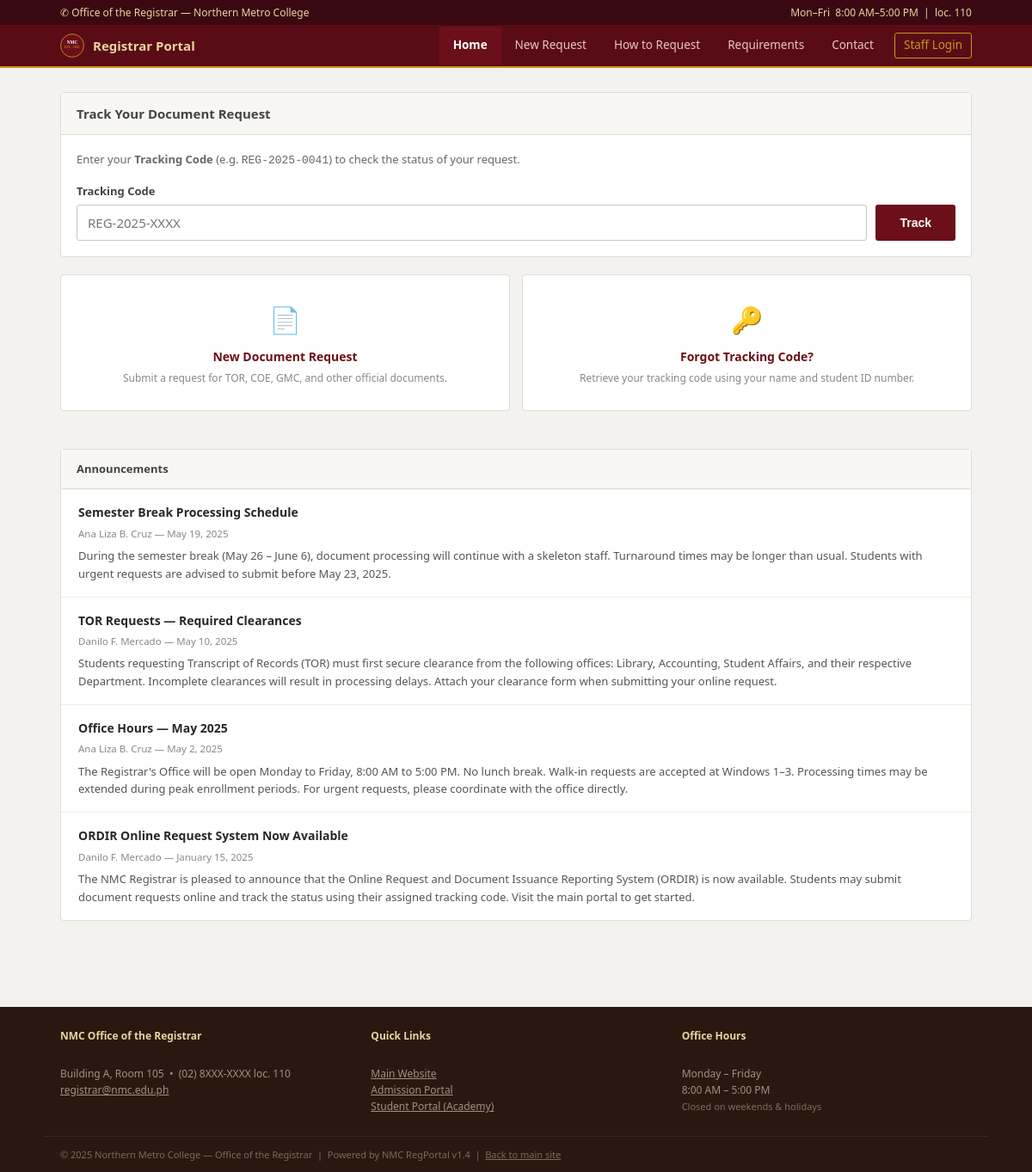
The page / on the database its author committed.
### tables this page shows
CREATE TABLE announcements (
    id           INT AUTO_INCREMENT PRIMARY KEY,
    title        VARCHAR(200) NOT NULL,
    body         TEXT NOT NULL,
    posted_by    INT,
    is_published TINYINT DEFAULT 1,
    created_at   DATETIME DEFAULT CURRENT_TIMESTAMP,
    FOREIGN KEY (posted_by) REFERENCES nmc_staff(id) ON DELETE SET NULL
);

CREATE TABLE nmc_staff (
    id            INT AUTO_INCREMENT PRIMARY KEY,
    username      VARCHAR(50)  NOT NULL UNIQUE,
    password_hash VARCHAR(255) NOT NULL,
    full_name     VARCHAR(100),
    role          ENUM('registrar','staff') DEFAULT 'staff',
    is_active     TINYINT DEFAULT 1,
    created_at    TIMESTAMP DEFAULT CURRENT_TIMESTAMP
);

### www/index.php (the view, shortened to what this page needs)
<?php
require_once 'includes/db.php';
$active_nav = 'home';
$q       = trim($_GET['q'] ?? '');
$announcements = $conn->query(
    "SELECT a.*, s.full_name AS posted_by_name
     FROM announcements a LEFT JOIN nmc_staff s ON s.id = a.posted_by
     WHERE a.is_published = 1 ORDER BY a.created_at DESC LIMIT 4"
)->fetch_all(MYSQLI_ASSOC);
require_once 'includes/public_header.php';
?>
<div class="page-wrap">
  <div class="panel" style="margin-bottom:20px;">
    <div class="panel-head" style="font-size:15px;">Track Your Document Request</div>
    <div class="panel-body">
      <p style="color:#666;font-size:13px;margin-bottom:14px;">
        Enter your <strong>Tracking Code</strong> (e.g. <code>REG-2025-0041</code>) to check the status of your request.
      </p>
      <form method="GET" action="/" style="display:flex;gap:10px;align-items:flex-end;flex-wrap:wrap;">
        <div class="form-group" style="flex:1;min-width:240px;margin-bottom:0;">
          <label for="q">Tracking Code</label>
          <input type="text" id="q" name="q" class="form-control"
                 value="<?= htmlspecialchars($q) ?>"
                 placeholder="REG-2025-XXXX" autocomplete="off"
                 style="font-size:15px;height:42px;">
        </div>
        <button type="submit" class="btn btn-primary" style="height:42px;padding:0 28px;font-size:14px;">Track</button>
      </form>
    </div>
  </div>
  <div style="display:grid;grid-template-columns:1fr 1fr;gap:14px;margin-bottom:24px;">
    <a href="/apply.php" class="panel" style="text-decoration:none;text-align:center;padding:28px 16px;display:block;">
      <div style="font-size:30px;margin-bottom:8px;">&#128196;</div>
      <div style="font-weight:700;color:#6B0F1A;font-size:14px;">New Document Request</div>
      <div style="font-size:12px;color:#888;margin-top:4px;">Submit a request for TOR, COE, GMC, and other official documents.</div>
    </a>
    <a href="/forgot-code.php" class="panel" style="text-decoration:none;text-align:center;padding:28px 16px;display:block;">
      <div style="font-size:30px;margin-bottom:8px;">&#128273;</div>
      <div style="font-weight:700;color:#6B0F1A;font-size:14px;">Forgot Tracking Code?</div>
      <div style="font-size:12px;color:#888;margin-top:4px;">Retrieve your tracking code using your name and student ID number.</div>
    </a>
  </div>
  <?php if($announcements):?>
  <div class="panel">
    <div class="panel-head">Announcements</div>
    <div class="panel-body" style="padding:0;">
      <?php foreach($announcements as $i=>$ann):?>
      <div style="padding:16px 20px;<?=$i<count($announcements)-1?'border-bottom:1px solid #f0ece8;':''?>">
        <div style="font-weight:600;font-size:14px;margin-bottom:4px;"><?= htmlspecialchars($ann['title']) ?></div>
        <div style="font-size:11.5px;color:#888;margin-bottom:6px;">
          <?= htmlspecialchars($ann['posted_by_name'] ?? 'Registrar Office') ?> &mdash; <?= date('F j, Y', strtotime($ann['created_at'])) ?>
        </div>
        <div style="font-size:13px;color:#555;line-height:1.6;"><?= nl2br(htmlspecialchars($ann['body'])) ?></div>
      </div>
      <?php endforeach;?>
    </div>
  </div>
  <?php endif;?>
</div>
<?php require_once 'includes/footer.php'; ?>

### www/includes/public_header.php (shortened to what this page needs)
<!DOCTYPE html>
<html lang="en">
<head>
<link rel="stylesheet" href="/css/style.css">
</head>
<body>
<div class="topbar">
  <div class="topbar-inner">
    <span>&#9990; Office of the Registrar &mdash; Northern Metro College</span>
    <span>Mon&ndash;Fri &nbsp;8:00 AM&ndash;5:00 PM &nbsp;|&nbsp; loc. 110</span>
  </div>
</div>
<nav class="navbar">
  <div class="nav-inner">
    <a href="/" class="nav-brand">
      <svg viewBox="0 0 48 48" width="28" height="28" xmlns="http://www.w3.org/2000/svg" aria-hidden="true">
        <text x="24" y="21" text-anchor="middle" font-family="Georgia,serif" font-size="9" font-weight="bold" fill="#FBF7F1">NMC</text>
      </svg>
      Registrar Portal
    </a>
    <div class="nav-links">
      <a href="/" class="<?= ($active_nav ?? '') === 'home' ? 'active' : '' ?>">Home</a>
      <a href="/apply.php" class="<?= ($active_nav ?? '') === 'apply' ? 'active' : '' ?>">New Request</a>
      <a href="/how-to.php" class="<?= ($active_nav ?? '') === 'howto' ? 'active' : '' ?>">How to Request</a>
      <a href="/requirements.php" class="<?= ($active_nav ?? '') === 'requirements' ? 'active' : '' ?>">Requirements</a>
      <a href="/contact.php" class="<?= ($active_nav ?? '') === 'contact' ? 'active' : '' ?>">Contact</a>
      <a href="/staff/login.php" style="border:1px solid #C9961A;border-radius:3px;padding:3px 10px;margin-left:8px;color:#C9961A;">Staff Login</a>
    </div>
  </div>
</nav>

### www/includes/footer.php
<footer id="site-footer">
  <div class="footer-inner">
    <div>
      <strong>NMC Office of the Registrar</strong><br>
      Building A, Room 105 &nbsp;&bull;&nbsp; (02) 8XXX-XXXX loc. 110<br>
      <a href="mailto:registrar@nmc.edu.ph">registrar@nmc.edu.ph</a>
    </div>
    <div>
      <strong>Quick Links</strong><br>
      <a href="http://www.nmc.local">Main Website</a><br>
      <a href="http://admission.nmc.local">Admission Portal</a><br>
      <a href="http://academy.nmc.local">Student Portal (Academy)</a>
    </div>
    <div>
      <strong>Office Hours</strong><br>
      Monday &ndash; Friday<br>
      8:00 AM &ndash; 5:00 PM<br>
      <span style="font-size:11px;opacity:.7;">Closed on weekends &amp; holidays</span>
    </div>
  </div>
  <div class="footer-copy">
    &copy; 2025 Northern Metro College &mdash; Office of the Registrar &nbsp;|&nbsp;
    Powered by NMC RegPortal v1.4 &nbsp;|&nbsp;
    <a href="http://www.nmc.local">Back to main site</a>
  </div>
</footer>
</body>
</html>

### www/css/style.css (style rules this page uses)
*, *::before, *::after { box-sizing: border-box; margin: 0; padding: 0; }
body { font-family: 'Segoe UI', Arial, sans-serif; font-size: 14px; line-height: 1.6; color: #2a2726; background: #f4f2ee; }
.topbar { background: #3a0810; color: #e8d4a0; font-size: 12px; padding: 5px 0; }
.topbar-inner { max-width: 1100px; margin: 0 auto; padding: 0 20px; display: flex; justify-content: space-between; }
.navbar { background: #5a0c16; border-bottom: 2px solid #C9961A; }
.nav-inner { max-width: 1100px; margin: 0 auto; padding: 0 20px; display: flex; align-items: center; justify-content: space-between; }
.nav-brand { display: flex; align-items: center; gap: 10px; color: #e8d4a0; text-decoration: none; font-weight: 700; font-size: 15px; padding: 10px 0; }
.nav-links { display: flex; align-items: center; }
.nav-links a { display: block; padding: 11px 16px; color: #e8c8c0; text-decoration: none; font-size: 13.5px; transition: background .15s, color .15s; }
.nav-links a.active { background: #6B0F1A; color: #fff; font-weight: 600; }
.page-wrap { max-width: 1100px; margin: 0 auto; padding: 28px 20px 40px; }
.panel { background: #fff; border: 1px solid #e0dbd5; border-radius: 4px; margin-bottom: 20px; }
.panel-head { background: #f9f7f4; border-bottom: 1px solid #e0dbd5; padding: 12px 18px; font-weight: 600; font-size: 13px; color: #444; display: flex; justify-content: space-between; align-items: center; }
.panel-body { padding: 18px; }
.form-group { margin-bottom: 16px; }
.form-group label { display: block; font-weight: 600; font-size: 13px; color: #444; margin-bottom: 5px; }
.form-control { width: 100%; padding: 9px 12px; border: 1px solid #cbc6bf; border-radius: 3px; font-size: 13.5px; font-family: inherit; color: #2a2726; background: #fff; transition: border-color .15s; }
.btn { display: inline-block; padding: 9px 22px; border-radius: 3px; font-size: 13.5px; font-weight: 600; cursor: pointer; border: none; text-decoration: none; transition: background .15s; }
.btn-primary { background: #6B0F1A; color: #fff; }
#site-footer { background: #2a1810; color: #a09080; font-size: 12px; margin-top: 40px; }
.footer-inner { max-width: 1100px; margin: 0 auto; padding: 24px 20px; display: grid; grid-template-columns: repeat(3, 1fr); gap: 24px; }
.footer-inner strong { color: #e8d4a0; display: block; margin-bottom: 6px; }
.footer-inner a { color: #a09080; }
.footer-copy { max-width: 1100px; margin: 0 auto; padding: 12px 20px; border-top: 1px solid #3a2820; font-size: 11px; color: #7a6a5a; }
.footer-copy a { color: #7a6a5a; }

### rows shown on the page
announcements: title "Semester Break Processing Schedule", posted_by.full_name "Ana Liza B. Cruz", created_at "May 19, 2025", body "During the semester break (May 26 – June 6), document processing will continue with a skeleton staff. Turnaround times may be longer than usual. Students with urgent requests are advised to submit before May 23, 2025."
announcements: title "TOR Requests — Required Clearances", posted_by.full_name "Danilo F. Mercado", created_at "May 10, 2025", body "Students requesting Transcript of Records (TOR) must first secure clearance from the following offices: Library, Accounting, Student Affairs, and their respective Department. Incomplete clearances will result in processing delays. Attach your clearance form when submitting your online request."
announcements: title "Office Hours — May 2025", posted_by.full_name "Ana Liza B. Cruz", created_at "May 2, 2025", body "The Registrar's Office will be open Monday to Friday, 8:00 AM to 5:00 PM. No lunch break. Walk-in requests are accepted at Windows 1–3. Processing times may be extended during peak enrollment periods. For urgent requests, please coordinate with the office directly."
announcements: title "ORDIR Online Request System Now Available", posted_by.full_name "Danilo F. Mercado", created_at "January 15, 2025", body "The NMC Registrar is pleased to announce that the Online Request and Document Issuance Reporting System (ORDIR) is now available. Students may submit document requests online and track the status using their assigned tracking code. Visit the main portal to get started."
